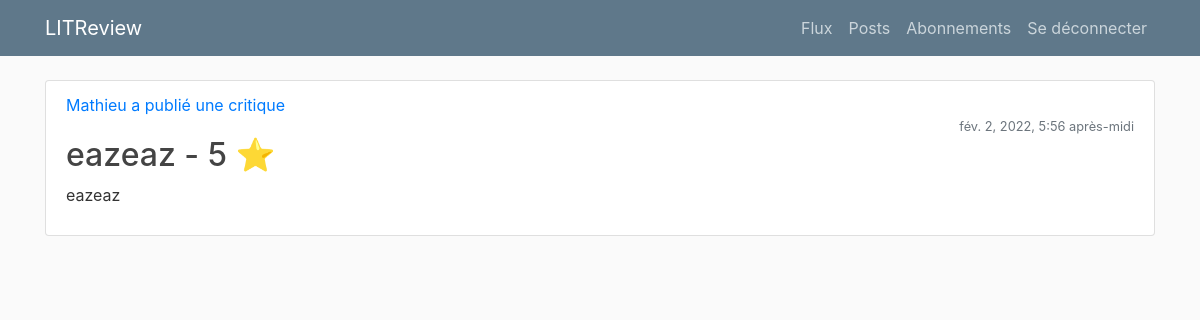
/review/2/ (signed in), run on the app's committed database.
### pages/models.py (models this page shows, shortened)
class Review(models.Model):
    ticket = models.ForeignKey(to=Ticket, on_delete=models.CASCADE)
    rating = models.PositiveSmallIntegerField(
        validators=[MinValueValidator(0), MaxValueValidator(5)],
    )
    user = models.ForeignKey(to=settings.AUTH_USER_MODEL, on_delete=models.CASCADE)
    headline = models.CharField(max_length=128)
    body = models.TextField(max_length=8192, blank=True)
    time_created = models.DateTimeField(auto_now_add=True)

### accounts/models.py (models this page shows)
class CustomUser(AbstractUser):
    pass

### pages/views.py (the view)
# urls.py: path("review/<int:pk>/", ReviewDetailView.as_view(), name="review-detail"),
class ReviewDetailView(DetailView):
    model = Review
    template_name = "review_detail.html"

### templates/review_detail.html
{% extends "base.html" %}
{% block content %}
<div class="row">
    <div class="col-md-12">
        <article class="media content-section ">
            <div class="media-body list-group-item mb-5">
                <div class="article-metadata">
                    <a class="mr-2" href="#">{{ object.user|title }} a publié une critique</a>
                    <small class="text-muted d-flex justify-content-end">{{ object.time_created }}</small>
                </div>
                <h2 class="article-title">{{ object.headline}} - {{ object.rating }} <span
                        class="star-rating">&#11088;</span></h2>
                <p class="article-content">{{ object.body }}</p>
            </div>
        </article>
    </div>
    {% endblock content %}

### static/css/style.css (style rules this page uses)
body { background: #fafafa; color: #333333; margin-top: 5rem; }
h1, h2, h3, h4, h5, h6 { color: #444444; }

### data on the page
Review: user "Mathieu", time_created "fév. 2, 2022, 5:56 après-midi", headline "eazeaz", rating "5", body "eazeaz"
